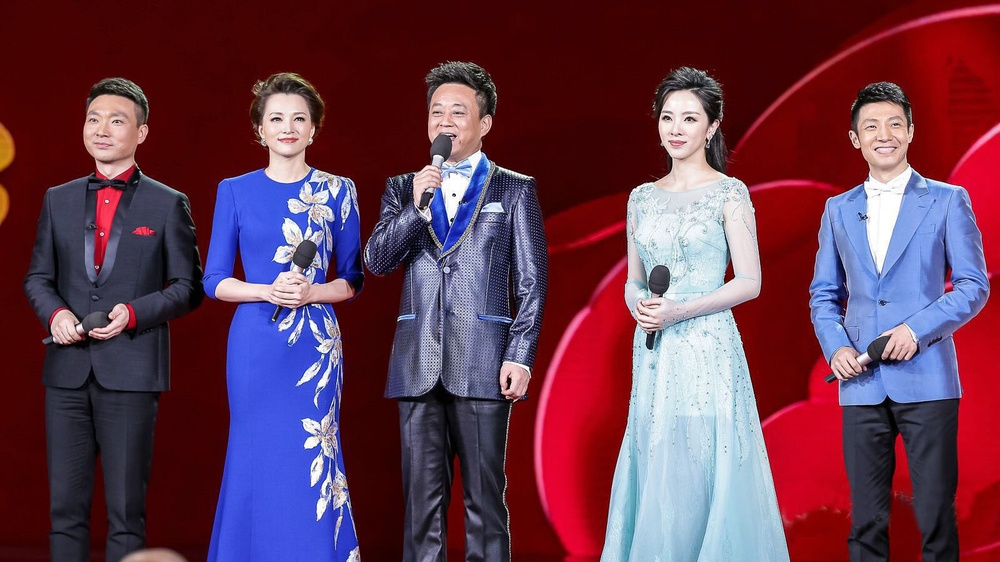
#> input picture DeepLearningStudy/day_05/4.jpg, 1000 x 562 px, shrunk from 1600 x 900 before the run, found by its file name
$ python morphology.py
#> lines starting #> are read from the running program, lines starting #| are printed output that depends on the picture
import cv2

img = cv2.imread("4.jpg")
#> img is the input picture: shape (562, 1000, 3); mean B, G, R 78.2, 58.3, 103.5

kernel = cv2.getStructuringElement(cv2.MORPH_RECT, (3, 3))

# 开操作
# dst = cv2.dilate(img, kernel)
# 闭操作
# dst = cv2.erode(img, kernel)
# 开操作 去噪点
# dst = cv2.morphologyEx(img, cv2.MORPH_OPEN, kernel)
# 闭操作 补漏洞的
# dst = cv2.morphologyEx(img, cv2.MORPH_CLOSE, kernel)
# 梯度操作 找轮廓的
# dst = cv2.morphologyEx(img, cv2.MORPH_GRADIENT, kernel)
# 顶帽操作 原图像减去开操作 找噪点的
# dst = cv2.morphologyEx(img, cv2.MORPH_TOPHAT, kernel)
# 黑帽操作  找漏洞的 原图像减去闭操作
dst = cv2.morphologyEx(img, cv2.MORPH_BLACKHAT, kernel)
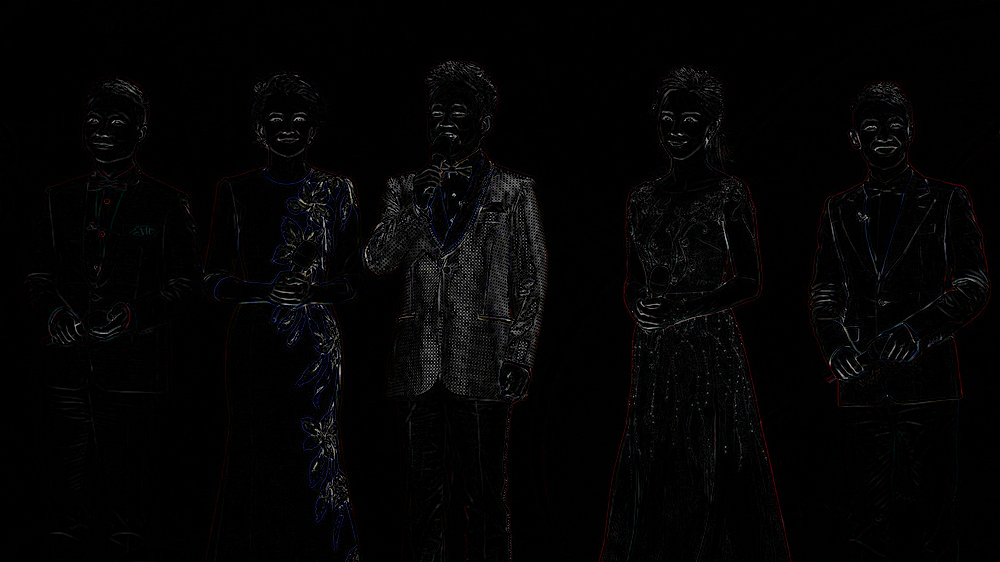
#> dst: shape (562, 1000, 3); mean B, G, R 3.8, 3.6, 3.9
cv2.imshow("img", img)
cv2.imshow("dst", dst)
cv2.waitKey(0)

$ run again, with DeepLearningStudy/day_05/0.jpg copied over DeepLearningStudy/day_05/4.jpg
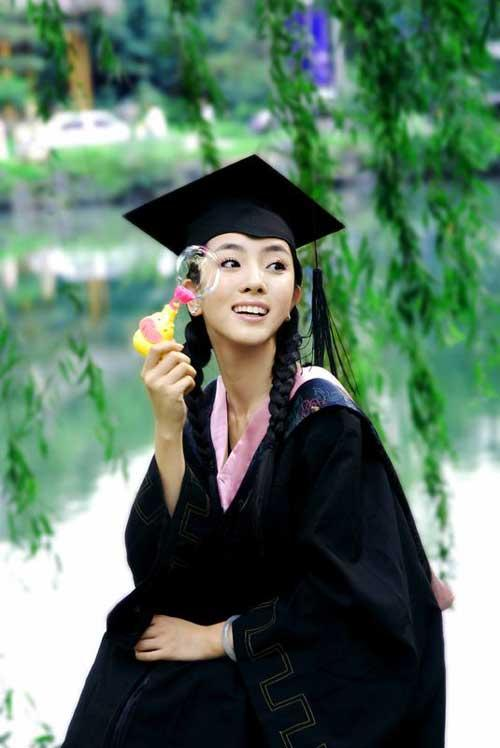
#> input picture DeepLearningStudy/day_05/0.jpg, 500 x 748 px, found by its file name
#> img is the input picture: shape (748, 500, 3); mean B, G, R 99.5, 116.3, 91.6
#> `dst = cv2.morphologyEx(img, cv2.MORPH_BLACKHAT, kernel)`:
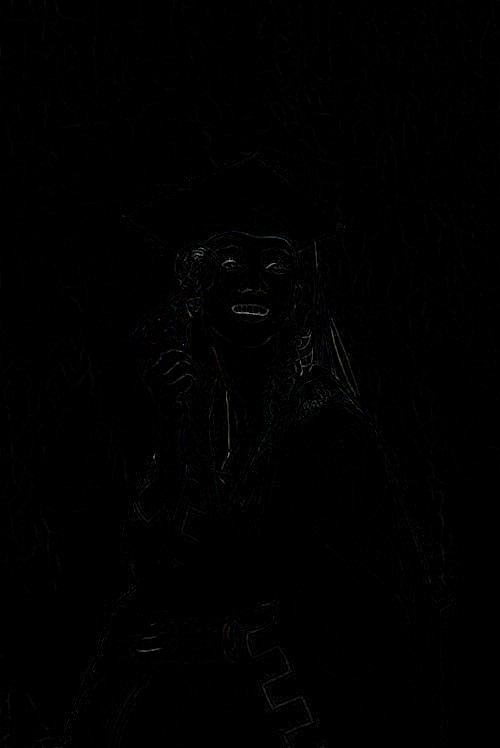
#> dst: shape (748, 500, 3); mean B, G, R 0.9, 0.9, 0.9

$ run again, with DeepLearningStudy/day_05/1.jpg copied over DeepLearningStudy/day_05/4.jpg
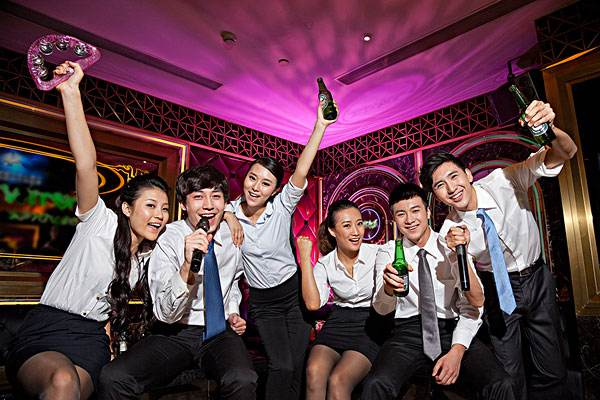
#> input picture DeepLearningStudy/day_05/1.jpg, 600 x 400 px, found by its file name
#> img is the input picture: shape (400, 600, 3); mean B, G, R 74.7, 62.9, 96.9
#> `dst = cv2.morphologyEx(img, cv2.MORPH_BLACKHAT, kernel)`:
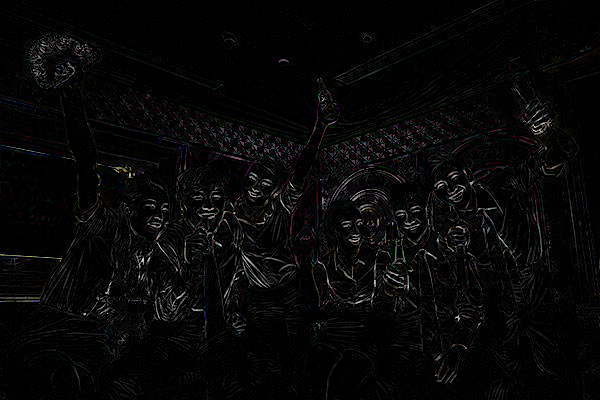
#> dst: shape (400, 600, 3); mean B, G, R 7.2, 7.2, 7.4

$ run again, with DeepLearningStudy/day_05/10.jpg copied over DeepLearningStudy/day_05/4.jpg
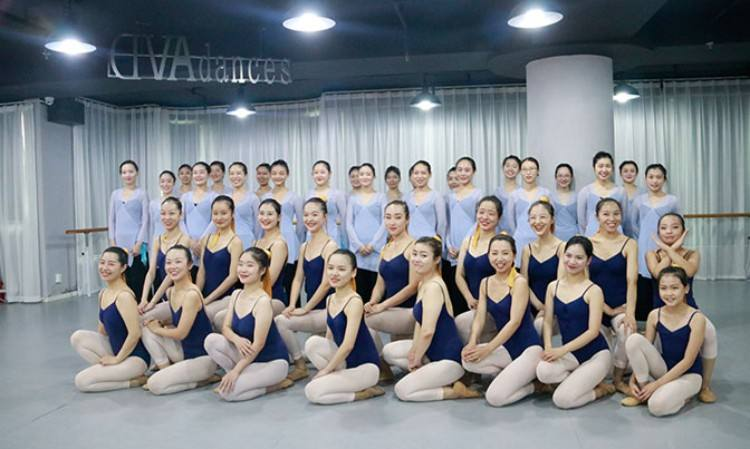
#> input picture DeepLearningStudy/day_05/10.jpg, 750 x 449 px, found by its file name
#> img is the input picture: shape (449, 750, 3); mean B, G, R 135.7, 131.3, 127.1
#> `dst = cv2.morphologyEx(img, cv2.MORPH_BLACKHAT, kernel)`:
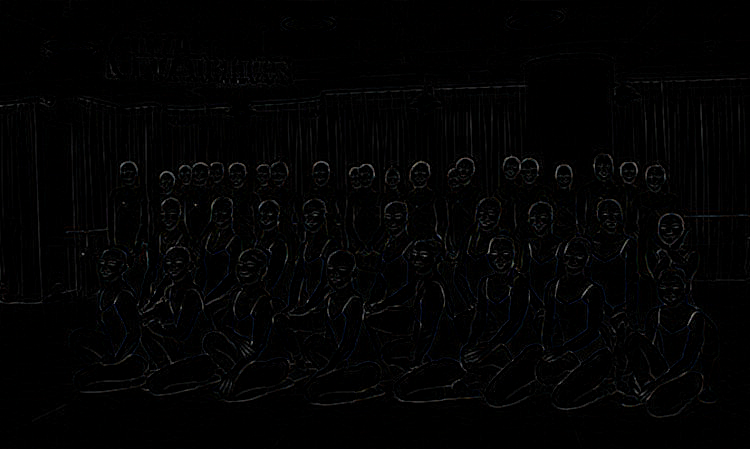
#> dst: shape (449, 750, 3); mean B, G, R 2.9, 2.8, 2.8
